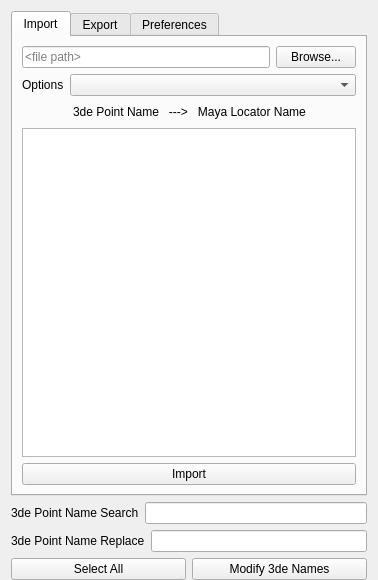
<?xml version="1.0" encoding="UTF-8"?>
<ui version="4.0">
 <class>Form</class>
 <widget class="QWidget" name="Form">
  <property name="geometry">
   <rect>
    <x>0</x>
    <y>0</y>
    <width>378</width>
    <height>580</height>
   </rect>
  </property>
  <property name="windowTitle">
   <string>Form</string>
  </property>
  <layout class="QGridLayout" name="gridLayout">
   <property name="bottomMargin">
    <number>0</number>
   </property>
   <item row="0" column="0">
    <widget class="QTabWidget" name="importExportSurveyTabWdgt">
     <property name="currentIndex">
      <number>0</number>
     </property>
     <widget class="QWidget" name="tab">
      <attribute name="title">
       <string>Import</string>
      </attribute>
      <layout class="QGridLayout" name="gridLayout_4">
       <item row="0" column="0">
        <layout class="QHBoxLayout" name="horizontalLayout_9">
         <item>
          <widget class="QLineEdit" name="importFilePathLineEditWdgt">
           <property name="focusPolicy">
            <enum>Qt::ClickFocus</enum>
           </property>
           <property name="placeholderText">
            <string>&lt;file path&gt;</string>
           </property>
          </widget>
         </item>
         <item>
          <widget class="QPushButton" name="importBrowseBtnWdgt">
           <property name="text">
            <string>Browse...</string>
           </property>
          </widget>
         </item>
        </layout>
       </item>
       <item row="1" column="0">
        <layout class="QHBoxLayout" name="horizontalLayout_13">
         <item>
          <widget class="QLabel" name="importOptionsLabelWdgt">
           <property name="sizePolicy">
            <sizepolicy hsizetype="Fixed" vsizetype="Preferred">
             <horstretch>0</horstretch>
             <verstretch>0</verstretch>
            </sizepolicy>
           </property>
           <property name="text">
            <string>Options</string>
           </property>
          </widget>
         </item>
         <item>
          <widget class="QComboBox" name="importOptionsComboWdgt">
           <property name="sizeAdjustPolicy">
            <enum>QComboBox::AdjustToContentsOnFirstShow</enum>
           </property>
           <property name="frame">
            <bool>true</bool>
           </property>
           <item>
            <property name="text">
             <string/>
            </property>
           </item>
           <item>
            <property name="text">
             <string>Create New Locators</string>
            </property>
           </item>
           <item>
            <property name="text">
             <string>Replace Selected Locators</string>
            </property>
           </item>
          </widget>
         </item>
        </layout>
       </item>
       <item row="2" column="0">
        <layout class="QHBoxLayout" name="horizontalLayout_10">
         <item>
          <spacer name="horizontalSpacer_7">
           <property name="orientation">
            <enum>Qt::Horizontal</enum>
           </property>
           <property name="sizeHint" stdset="0">
            <size>
             <width>40</width>
             <height>20</height>
            </size>
           </property>
          </spacer>
         </item>
         <item>
          <widget class="QLabel" name="importNamesLabelWdgt">
           <property name="text">
            <string>3de Point Name   ---&gt;   Maya Locator Name</string>
           </property>
          </widget>
         </item>
         <item>
          <spacer name="horizontalSpacer_8">
           <property name="orientation">
            <enum>Qt::Horizontal</enum>
           </property>
           <property name="sizeHint" stdset="0">
            <size>
             <width>40</width>
             <height>20</height>
            </size>
           </property>
          </spacer>
         </item>
        </layout>
       </item>
       <item row="3" column="0">
        <layout class="QVBoxLayout" name="verticalLayout">
         <item>
          <widget class="QListWidget" name="importListWdgt">
           <property name="minimumSize">
            <size>
             <width>300</width>
             <height>250</height>
            </size>
           </property>
           <property name="focusPolicy">
            <enum>Qt::ClickFocus</enum>
           </property>
           <property name="selectionMode">
            <enum>QAbstractItemView::ExtendedSelection</enum>
           </property>
          </widget>
         </item>
         <item>
          <layout class="QHBoxLayout" name="horizontalLayout_5">
           <item>
            <widget class="QPushButton" name="importBtnWdgt">
             <property name="text">
              <string>Import</string>
             </property>
            </widget>
           </item>
          </layout>
         </item>
        </layout>
       </item>
      </layout>
     </widget>
     <widget class="QWidget" name="exportSurveyTab">
      <attribute name="title">
       <string>Export</string>
      </attribute>
      <layout class="QGridLayout" name="gridLayout_3">
       <item row="0" column="0">
        <layout class="QHBoxLayout" name="horizontalLayout">
         <item>
          <widget class="QLineEdit" name="exportFilePathLineEditWdgt">
           <property name="focusPolicy">
            <enum>Qt::ClickFocus</enum>
           </property>
           <property name="placeholderText">
            <string>&lt;file path&gt;</string>
           </property>
          </widget>
         </item>
         <item>
          <widget class="QPushButton" name="exportBrowseBtnWdgt">
           <property name="text">
            <string>Browse...</string>
           </property>
          </widget>
         </item>
        </layout>
       </item>
       <item row="1" column="0">
        <layout class="QHBoxLayout" name="horizontalLayout_2">
         <item>
          <spacer name="horizontalSpacer">
           <property name="orientation">
            <enum>Qt::Horizontal</enum>
           </property>
           <property name="sizeHint" stdset="0">
            <size>
             <width>40</width>
             <height>20</height>
            </size>
           </property>
          </spacer>
         </item>
         <item>
          <widget class="QLabel" name="exportNamesLabelWdgt">
           <property name="text">
            <string>Maya Locator Name   ---&gt;   3de Point Name</string>
           </property>
          </widget>
         </item>
         <item>
          <spacer name="horizontalSpacer_2">
           <property name="orientation">
            <enum>Qt::Horizontal</enum>
           </property>
           <property name="sizeHint" stdset="0">
            <size>
             <width>40</width>
             <height>20</height>
            </size>
           </property>
          </spacer>
         </item>
        </layout>
       </item>
       <item row="2" column="0">
        <layout class="QVBoxLayout" name="verticalLayout_2">
         <item>
          <widget class="QListWidget" name="exportListWdgt">
           <property name="minimumSize">
            <size>
             <width>300</width>
             <height>250</height>
            </size>
           </property>
           <property name="focusPolicy">
            <enum>Qt::ClickFocus</enum>
           </property>
           <property name="selectionMode">
            <enum>QAbstractItemView::ExtendedSelection</enum>
           </property>
          </widget>
         </item>
         <item>
          <layout class="QHBoxLayout" name="horizontalLayout_12">
           <item>
            <widget class="QPushButton" name="addLocatorsBtnWdgt">
             <property name="text">
              <string>Add Locators</string>
             </property>
            </widget>
           </item>
           <item>
            <widget class="QPushButton" name="exportBtnWdgt">
             <property name="text">
              <string>Export</string>
             </property>
            </widget>
           </item>
          </layout>
         </item>
        </layout>
       </item>
      </layout>
     </widget>
     <widget class="QWidget" name="preferencesTabWdgt">
      <attribute name="title">
       <string>Preferences</string>
      </attribute>
      <layout class="QGridLayout" name="gridLayout_2">
       <item row="0" column="0">
        <layout class="QHBoxLayout" name="horizontalLayout_6">
         <item>
          <widget class="QLabel" name="defaultSearchLabelWdgt">
           <property name="text">
            <string>Default Search String</string>
           </property>
          </widget>
         </item>
         <item>
          <widget class="QLineEdit" name="defaultSearchLineEditWdgt">
           <property name="focusPolicy">
            <enum>Qt::ClickFocus</enum>
           </property>
          </widget>
         </item>
        </layout>
       </item>
       <item row="1" column="0">
        <layout class="QHBoxLayout" name="horizontalLayout_7">
         <item>
          <widget class="QLabel" name="defaultReplaceLabelWdgt">
           <property name="text">
            <string>Default Replace String</string>
           </property>
          </widget>
         </item>
         <item>
          <widget class="QLineEdit" name="defaultReplaceLineEditWdgt">
           <property name="focusPolicy">
            <enum>Qt::ClickFocus</enum>
           </property>
          </widget>
         </item>
        </layout>
       </item>
       <item row="2" column="0">
        <layout class="QHBoxLayout" name="horizontalLayout_8">
         <item>
          <spacer name="horizontalSpacer_3">
           <property name="orientation">
            <enum>Qt::Horizontal</enum>
           </property>
           <property name="sizeHint" stdset="0">
            <size>
             <width>40</width>
             <height>20</height>
            </size>
           </property>
          </spacer>
         </item>
         <item>
          <widget class="QPushButton" name="savePreferencesBtnWdgt">
           <property name="text">
            <string>Save Preferences</string>
           </property>
          </widget>
         </item>
         <item>
          <spacer name="horizontalSpacer_4">
           <property name="orientation">
            <enum>Qt::Horizontal</enum>
           </property>
           <property name="sizeHint" stdset="0">
            <size>
             <width>40</width>
             <height>20</height>
            </size>
           </property>
          </spacer>
         </item>
        </layout>
       </item>
       <item row="3" column="0">
        <spacer name="verticalSpacer">
         <property name="orientation">
          <enum>Qt::Vertical</enum>
         </property>
         <property name="sizeHint" stdset="0">
          <size>
           <width>20</width>
           <height>345</height>
          </size>
         </property>
        </spacer>
       </item>
      </layout>
     </widget>
    </widget>
   </item>
   <item row="1" column="0">
    <layout class="QHBoxLayout" name="horizontalLayout_3">
     <item>
      <widget class="QLabel" name="searchLabelWdgt">
       <property name="text">
        <string>3de Point Name Search</string>
       </property>
      </widget>
     </item>
     <item>
      <widget class="QLineEdit" name="searchLineEditWdgt">
       <property name="focusPolicy">
        <enum>Qt::ClickFocus</enum>
       </property>
      </widget>
     </item>
    </layout>
   </item>
   <item row="2" column="0">
    <layout class="QHBoxLayout" name="horizontalLayout_4">
     <item>
      <widget class="QLabel" name="replaceLabelWdgt">
       <property name="text">
        <string>3de Point Name Replace</string>
       </property>
      </widget>
     </item>
     <item>
      <widget class="QLineEdit" name="replaceLineEditWdgt">
       <property name="focusPolicy">
        <enum>Qt::ClickFocus</enum>
       </property>
      </widget>
     </item>
    </layout>
   </item>
   <item row="3" column="0">
    <layout class="QHBoxLayout" name="horizontalLayout_11">
     <item>
      <widget class="QPushButton" name="selectAllBtnWdgt">
       <property name="text">
        <string>Select All</string>
       </property>
      </widget>
     </item>
     <item>
      <widget class="QPushButton" name="modifyNamesBtnWdgt">
       <property name="text">
        <string>Modify 3de Names</string>
       </property>
      </widget>
     </item>
    </layout>
   </item>
  </layout>
 </widget>
 <resources/>
 <connections/>
</ui>
